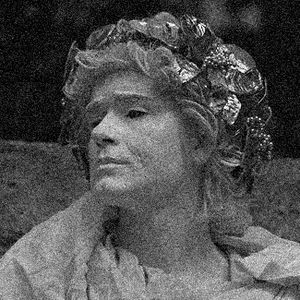
#> input picture noiseImg.jpg, 300 x 300 px
$ python test.py
#> lines starting #> are read from the running program, lines starting #| are printed output that depends on the picture
import cv2
import numpy as np

img = cv2.imread("noiseImg.jpg")
#> img is the input picture: shape (300, 300, 3); min 0, max 255, mean 80.2

kernel = np.ones((5,5),np.float32)/25
smooth = cv2.filter2D(img, -1, kernel)
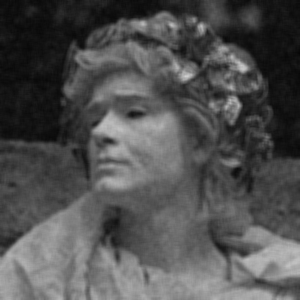
#> smooth: shape (300, 300, 3); min 6, max 207, mean 80.2
gauss = cv2.GaussianBlur(img,(5,5),0)
median = cv2.medianBlur(img,5)
bilateral = cv2.bilateralFilter(img,5,75,75)

img_con = np.concatenate((img,bilateral,gauss,median), axis=1)
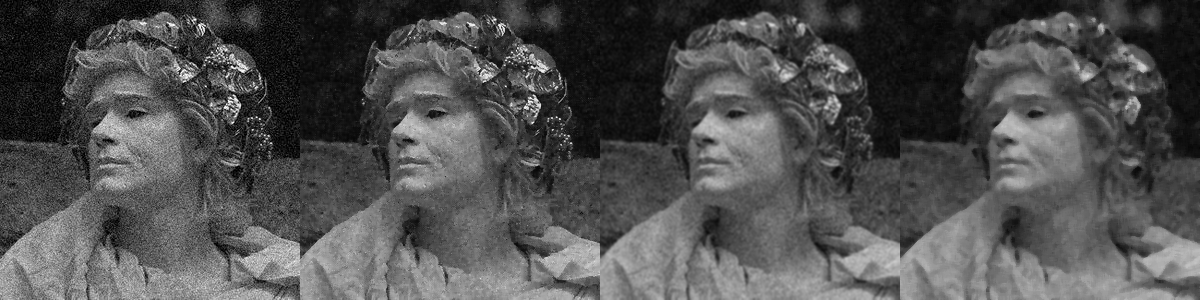
#> img_con: shape (300, 1200, 3); min 0, max 255, mean 80

cv2.imshow("img",img_con)
cv2.waitKey(0)
cv2.destroyAllWindows()

$ run again, with nguynmap.jpg copied over noiseImg.jpg
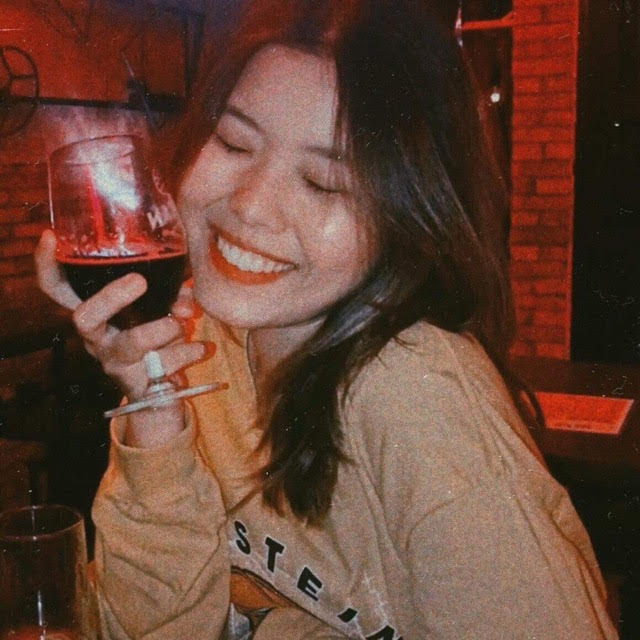
#> input picture nguynmap.jpg, 640 x 640 px
#> img is the input picture: shape (640, 640, 3); mean B, G, R 53, 67.2, 102.6
#> `img_con = np.concatenate((img,bilateral,gauss,median), axis=1)`:
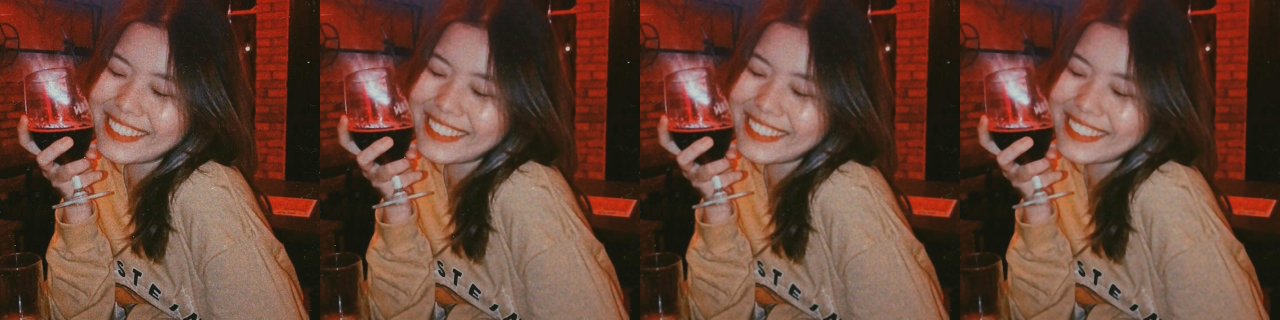
#> img_con: shape (640, 2560, 3) (shown at 1/2 size); mean B, G, R 53, 67.2, 102.6
